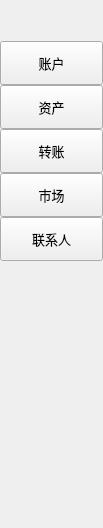
<?xml version="1.0" encoding="UTF-8"?>
<ui version="4.0">
 <class>FunctionBar</class>
 <widget class="QWidget" name="FunctionBar">
  <property name="geometry">
   <rect>
    <x>0</x>
    <y>0</y>
    <width>103</width>
    <height>528</height>
   </rect>
  </property>
  <property name="sizePolicy">
   <sizepolicy hsizetype="Preferred" vsizetype="Ignored">
    <horstretch>0</horstretch>
    <verstretch>0</verstretch>
   </sizepolicy>
  </property>
  <property name="font">
   <font>
    <family>微软雅黑</family>
   </font>
  </property>
  <property name="windowTitle">
   <string>Form</string>
  </property>
  <property name="styleSheet">
   <string notr="true"/>
  </property>
  <widget class="QToolButton" name="accountBtn">
   <property name="geometry">
    <rect>
     <x>0</x>
     <y>41</y>
     <width>103</width>
     <height>44</height>
    </rect>
   </property>
   <property name="font">
    <font>
     <family>微软雅黑</family>
     <pointsize>10</pointsize>
    </font>
   </property>
   <property name="cursor">
    <cursorShape>PointingHandCursor</cursorShape>
   </property>
   <property name="focusPolicy">
    <enum>Qt::NoFocus</enum>
   </property>
   <property name="styleSheet">
    <string notr="true"/>
   </property>
   <property name="text">
    <string>账户</string>
   </property>
  </widget>
  <widget class="QToolButton" name="transferBtn">
   <property name="geometry">
    <rect>
     <x>0</x>
     <y>129</y>
     <width>103</width>
     <height>44</height>
    </rect>
   </property>
   <property name="font">
    <font>
     <family>微软雅黑</family>
     <pointsize>10</pointsize>
    </font>
   </property>
   <property name="cursor">
    <cursorShape>PointingHandCursor</cursorShape>
   </property>
   <property name="focusPolicy">
    <enum>Qt::NoFocus</enum>
   </property>
   <property name="text">
    <string>转账</string>
   </property>
  </widget>
  <widget class="QToolButton" name="contactBtn">
   <property name="geometry">
    <rect>
     <x>0</x>
     <y>217</y>
     <width>103</width>
     <height>44</height>
    </rect>
   </property>
   <property name="font">
    <font>
     <family>微软雅黑</family>
     <pointsize>10</pointsize>
    </font>
   </property>
   <property name="cursor">
    <cursorShape>PointingHandCursor</cursorShape>
   </property>
   <property name="focusPolicy">
    <enum>Qt::NoFocus</enum>
   </property>
   <property name="text">
    <string>联系人</string>
   </property>
  </widget>
  <widget class="QToolButton" name="assetBtn">
   <property name="geometry">
    <rect>
     <x>0</x>
     <y>85</y>
     <width>103</width>
     <height>44</height>
    </rect>
   </property>
   <property name="font">
    <font>
     <family>微软雅黑</family>
     <pointsize>10</pointsize>
    </font>
   </property>
   <property name="cursor">
    <cursorShape>PointingHandCursor</cursorShape>
   </property>
   <property name="focusPolicy">
    <enum>Qt::NoFocus</enum>
   </property>
   <property name="styleSheet">
    <string notr="true"/>
   </property>
   <property name="text">
    <string>资产</string>
   </property>
  </widget>
  <widget class="QToolButton" name="marketBtn">
   <property name="geometry">
    <rect>
     <x>0</x>
     <y>173</y>
     <width>103</width>
     <height>44</height>
    </rect>
   </property>
   <property name="font">
    <font>
     <family>微软雅黑</family>
     <pointsize>10</pointsize>
    </font>
   </property>
   <property name="cursor">
    <cursorShape>PointingHandCursor</cursorShape>
   </property>
   <property name="focusPolicy">
    <enum>Qt::NoFocus</enum>
   </property>
   <property name="text">
    <string>市场</string>
   </property>
  </widget>
 </widget>
 <resources/>
 <connections/>
</ui>
